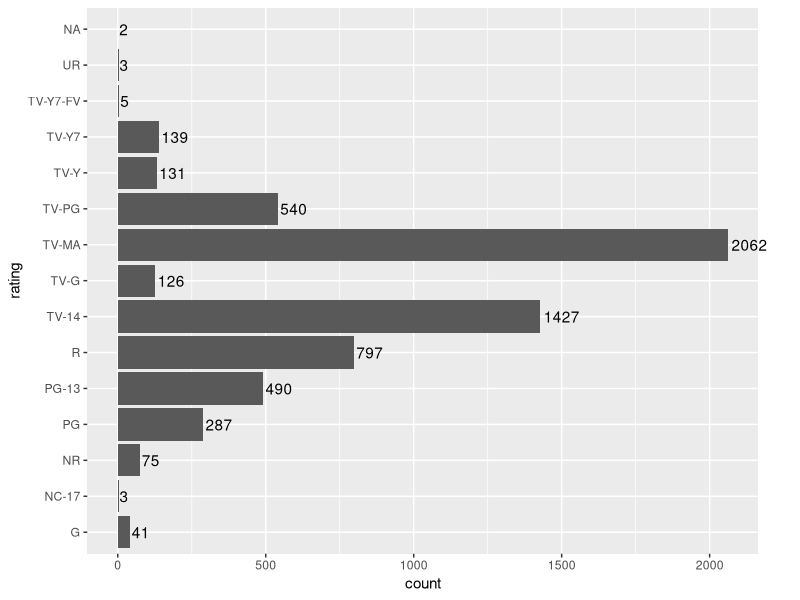
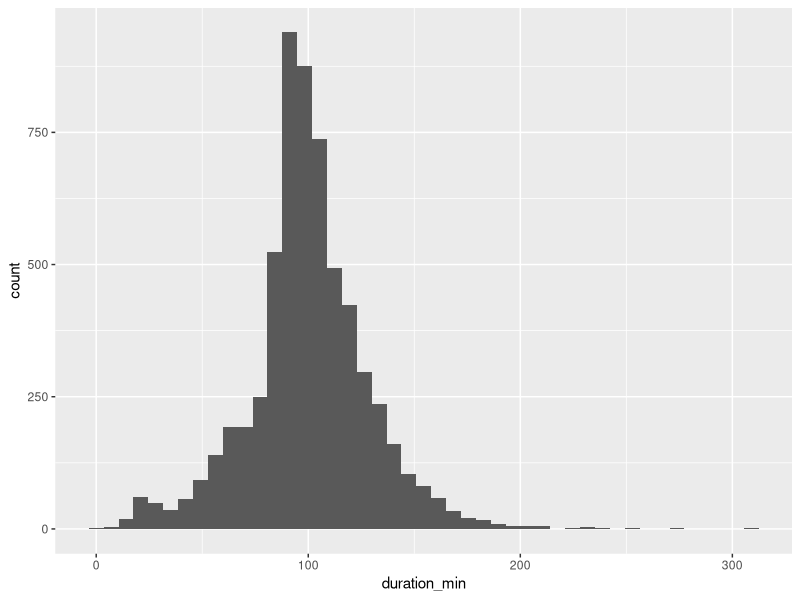
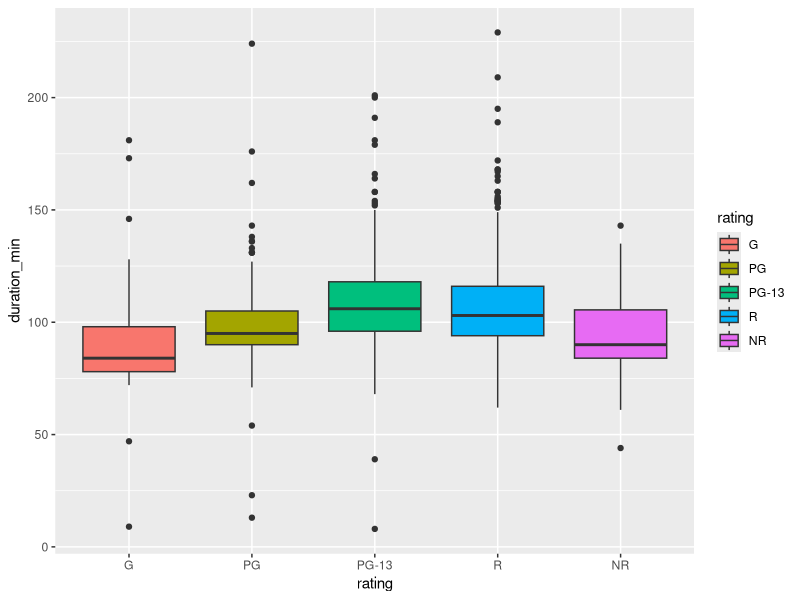

These figures' R source, in order:
## ---- chunk 1
knitr::opts_chunk$set(echo = TRUE)
## ---- chunk 2
library(tidyverse)
netflix_titles <- read_csv("netflix_titles.csv")
netflix_titles

netflix_titles_select <- netflix_titles %>%
  select("title", "type", "country", "date_added", "release_year", "rating", "duration", "listed_in")

netflix_titles_select
## ---- chunk 3
library(ggplot2)

netflix_titles_select %>%
  filter(type == "Movie") %>%
  group_by(rating) %>%
  summarize(count = n()) %>%
  ggplot(aes(x = count, y = rating, label = count)) +
  geom_col() + 
  geom_text(position = position_stack(), hjust = -0.1) +  
  coord_cartesian(clip = "off") + 
  theme(plot.margin = margin(5.5, 30, 5.5, 5.5, "pt"))


## ---- chunk 4
netflix_movies <- 
  netflix_titles_select %>%
  filter(type == "Movie")

#Convert duration column to just minutes
netflix_movies <- netflix_movies %>% 
  mutate(duration_min = parse_number(duration))

netflix_movies %>%
  ggplot(aes(x = duration_min)) + 
  geom_histogram(bins = 45)

#Distribution is approximately normal, so print Mean and Standard Dev

cat("Mean:",round(mean(netflix_movies$duration_min), 2), "minutes")
cat("SD:",round(sd(netflix_movies$duration_min), 2), "minutes")

print(summary(netflix_movies$duration_min))
## ---- chunk 5
#I'm interested in determining the relationship between movie rating and the duration of the movie. 

rating_order <- c("G", "PG", "PG-13", "R", "NR")

netflix_movies %>%
  mutate(rating = factor(rating, levels = rating_order)) %>% 
  filter(rating == "G" | rating == "PG" | rating == "PG-13" | rating == "R" | rating == "NR") %>%
  ggplot(aes(x = rating, y = duration_min, fill = rating)) + 
  geom_boxplot()

## ---- chunk 6
netflix_movies %>% 
  filter(rating == "G" | rating == "PG" | rating == "PG-13" | rating == "R" | rating == "NR") %>%
  group_by(rating) %>%
  summarize(median_time = median(duration_min))

## ---- chunk 7
netflix_movies %>%
  filter(rating == "G" | rating == "PG" | rating == "PG-13" | rating == "R" | rating == "NR") %>%
  arrange(duration_min)
